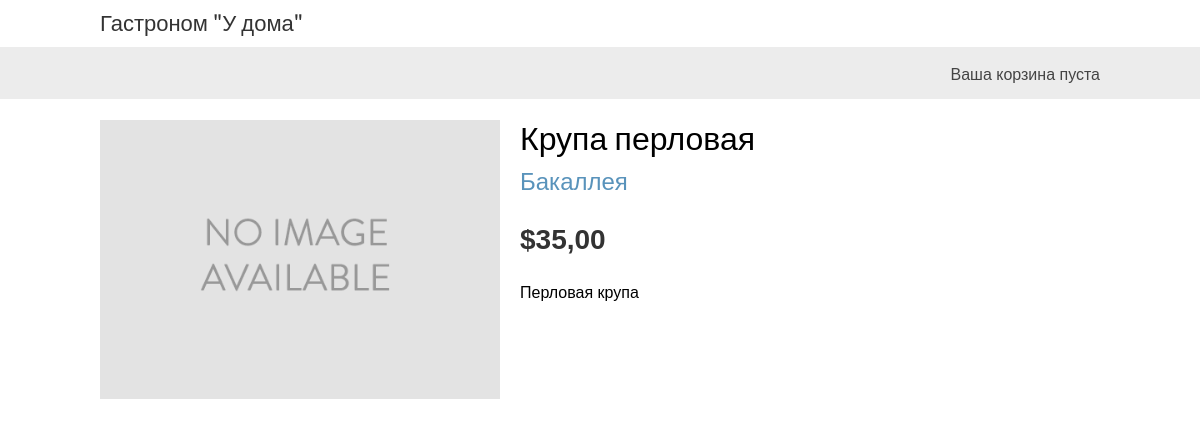
The app's page /4/krupa-perlovaya/ with its own data.
### shop/models.py (models this page shows, shortened)
class Product(models.Model):
  category = models.ForeignKey(Category, related_name='products', on_delete=models.CASCADE)
  name = models.CharField(max_length=200)
  slug = models.SlugField(max_length=200)
  image = models.ImageField(upload_to='products/%Y/%m/%d', blank=True)
  description = models.TextField(blank=True)
  price = models.DecimalField(max_digits=10, decimal_places=2)
  available = models.BooleanField(default=True)
  created = models.DateTimeField(auto_now_add=True)
  updated = models.DateTimeField(auto_now=True)
  class Meta:
    ordering = ['name']
    indexes = [
      models.Index(fields=['id', 'slug']),
      models.Index(fields=['name']),
      models.Index(fields=['-created']),
      ]
    verbose_name = 'Товар'
    verbose_name_plural = 'Товары'

class Category(models.Model):
  name = models.CharField(max_length=200)
  slug = models.SlugField(max_length=200, unique=True)
  class Meta:
    ordering = ['name']
    indexes = [
      models.Index(fields=['name']),
      ]
    verbose_name = 'Категория'
    verbose_name_plural = 'Категории'
  def __str__(self):
    return self.name
  def get_absolute_url(self):
    return reverse('shop:product_list_by_category', args=[self.slug])

### shop/views.py (the view)
# urls.py: path('<int:id>/<slug:slug>/', views.product_detail, name='product_detail'),
def product_detail(request, id, slug):
   product = get_object_or_404(Product, id=id, slug=slug, available=True)
   return render(request,
                 'shop/product/detail.html',
                 {'product': product})

### shop/templates/shop/product/detail.html (shortened to what this page needs)
{% extends "shop/base.html" %}
{% load static %}
{% block content %}
 <div class="product-detail">
 <img src="{% if product.image %}{{ product.image.url }}{% else %}
 {% static 'img/no_image.png' %}{% endif %}">
 <h1>{{ product.name }}</h1>
 <h2>
 <a href="{{ product.category.get_absolute_url }}">
 {{ product.category }}
 </a>
 </h2>
 <p class="price">${{ product.price }}</p>
 {{ product.description|linebreaks }}
 </div>
{% endblock %}

### shop/static/css/base.css (style rules this page uses)
body { margin:0; padding:0; font-family:helvetica, sans-serif; }
h1, h2, h3, h4, h5 , h6 { font-family: 'Ubuntu', sans-serif; font-weight:normal; }
a { text-decoration:none; color:#5993bb; }
.product-detail { text-align:justify; }
.product-detail .price { color:#333; font-size:28px; font-weight:bold; }
.product-detail img { width:40%; float:left; padding:0 20px 20px 0; }
.product-detail h1 { margin-bottom:0; }
.product-detail h2 { margin-top:10px; }

### records on screen
Product: name "Крупа перловая", category "Бакаллея", price "35,00", description "Перловая крупа"
